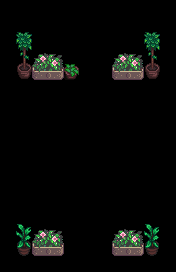

Below is a game level as drawn by its tile map, then a one-line description and the .tmx file that defines it, in full:
An orthogonal 11x17 tile map with 16x16 px tiles, 2 tile layers (Buildings, Front).

<map version="1.10" tiledversion="1.10.2" orientation="orthogonal" renderorder="right-down" compressionlevel="0" width="11" height="17" tilewidth="16" tileheight="16" infinite="0" nextlayerid="17" nextobjectid="11">
 <properties>
  <property name="AmbientLight" value="255 255 255" />
  <property name="IsGreenhouse" value="T" />
  <property name="Warp" value="5 17 Farm 28 16" />
 </properties>
 <tileset firstgid="1" name="Starblue_InteriorDecor" tilewidth="16" tileheight="16" tilecount="18" columns="6">
  <image source="Starblue_InteriorDecor.png" width="96" height="48" />
 </tileset>
 <layer id="2" name="Buildings" width="11" height="17">
  <data encoding="csv">
0,0,0,0,0,0,0,0,0,0,0,
0,0,0,0,0,0,0,0,0,0,0,
0,0,0,0,0,0,0,0,0,0,0,
0,0,0,0,0,0,0,0,0,0,0,
0,13,14,15,2,0,0,14,15,13,0,
0,0,0,0,0,0,0,0,0,0,0,
0,0,0,0,0,0,0,0,0,0,0,
0,0,0,0,0,0,0,0,0,0,0,
0,0,0,0,0,0,0,0,0,0,0,
0,0,0,0,0,0,0,0,0,0,0,
0,0,0,0,0,0,0,0,0,0,0,
0,0,0,0,0,0,0,0,0,0,0,
0,0,0,0,0,0,0,0,0,0,0,
0,0,0,0,0,0,0,0,0,0,0,
0,0,0,0,0,0,0,0,0,0,0,
0,16,14,15,0,0,0,14,15,16,0,
0,0,0,0,0,0,0,0,0,0,0
</data>
 </layer>
 <layer id="3" name="Front" width="11" height="17">
  <data encoding="csv">
0,0,0,0,0,0,0,0,0,0,0,
0,0,0,0,0,0,0,0,0,0,0,
0,1,0,0,0,0,0,0,0,1,0,
0,7,8,9,0,0,0,8,9,7,0,
0,0,0,0,0,0,0,0,0,0,0,
0,0,0,0,0,0,0,0,0,0,0,
0,0,0,0,0,0,0,0,0,0,0,
0,0,0,0,0,0,0,0,0,0,0,
0,0,0,0,0,0,0,0,0,0,0,
0,0,0,0,0,0,0,0,0,0,0,
0,0,0,0,0,0,0,0,0,0,0,
0,0,0,0,0,0,0,0,0,0,0,
0,0,0,0,0,0,0,0,0,0,0,
0,0,0,0,0,0,0,0,0,0,0,
0,10,8,9,0,0,0,8,9,10,0,
0,16,14,15,0,0,0,14,15,16,0,
0,0,0,0,0,0,0,0,0,0,0
</data>
 </layer>
</map>
